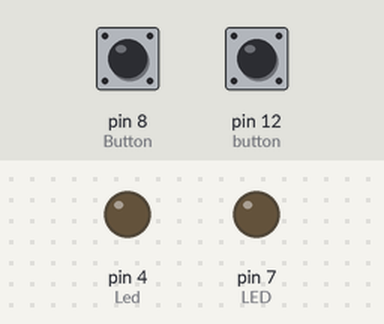
Bench run of a sketch on a simulated Arduino Uno, built with avr-gcc and run on an emulated ATmega328P. Parts: output pins drawn as LEDs (lit = HIGH). Inputs (shaded band) come from the test bench; at power-on: pin 8 (Button) LOW, pin 12 (button) LOW.

Above: at 1.2 s.
1.3 s: pin 8 (Button) pulled HIGH for 0.15 s
At 1.37 s:
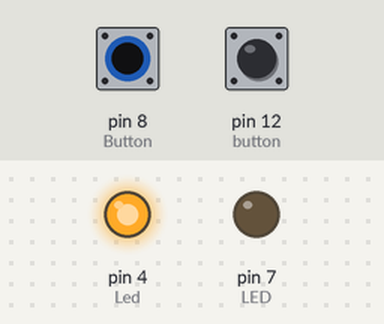
2.9 s: pin 12 (button) pulled HIGH for 0.15 s
At 4.3 s:
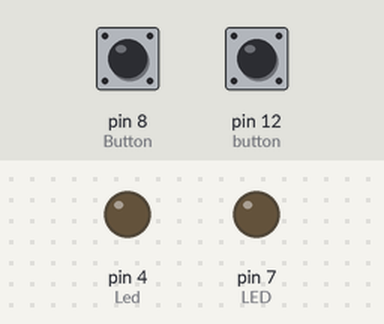
4.6 s: pin 12 (button) pulled HIGH for 3.2 s
At 5.2 s:
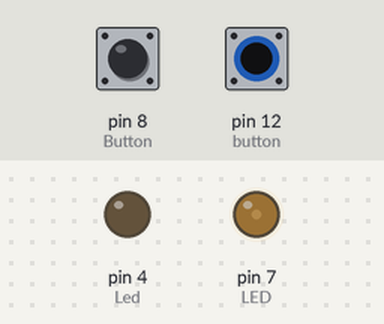
9.3 s: pin 8 (Button) pulled HIGH for 1 s
At 10.1 s:
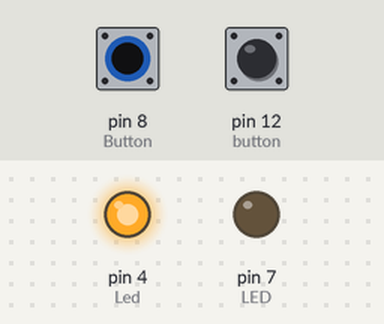
11.8 s: pin 8 (Button) pulled HIGH for 3.2 s
At 15.7 s:
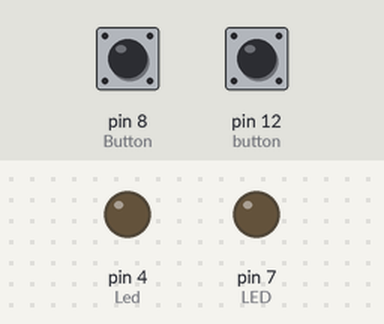
16.5 s: pin 8 (Button) driven HIGH and pin 12 (button) driven HIGH
At 16.9 s:
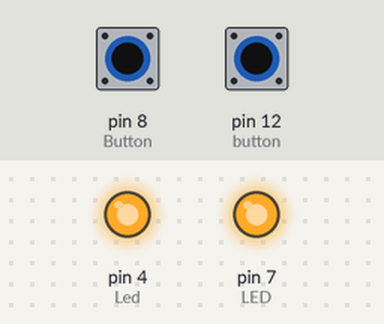
Timing chart, 0 to 19.0 s (numbered marks = the images above; inputs shaded):
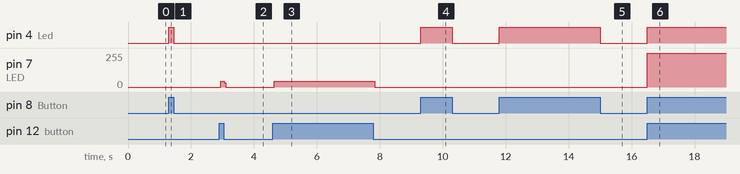

The sketch:

Iot_code6.ino
```cpp
#define LED 7
#define Led  4
#define button 12
#define Button 8

void setup() {
 Serial.begin(9600);
 pinMode(LED, OUTPUT);
 pinMode(Led, OUTPUT);
 pinMode(button, INPUT);
 pinMode(Button, INPUT);
}

void loop() {
    bool  x = digitalRead(button);
    bool  y = digitalRead(Button);
if(x==1){
  digitalWrite(LED,HIGH);
}
  if(y==1){
  digitalWrite(Led,HIGH);
  }
else{
  digitalWrite(LED,LOW);
  digitalWrite(Led,LOW);
}
}
```

Measured:
- after the input at 1.3 s, pin 4 (Led): LOW → HIGH at once, → LOW 0.15 s later
- after the input at 2.9 s, pin 7 (LED): 0/255 → 43/255 at once, → 0/255 0.12 s later
- after the input at 4.6 s, pin 7 (LED): 0/255 → 43/255 at once, → 0/255 3.2 s later
- after the input at 9.3 s, pin 4 (Led): LOW → HIGH at once, → LOW 1.0 s later
- after the input at 11.8 s, pin 4 (Led): LOW → HIGH at once, → LOW 3.2 s later
- after the input at 16.5 s, pin 4 (Led): LOW → HIGH at once; pin 7 (LED): 0/255 → 255/255 at once
